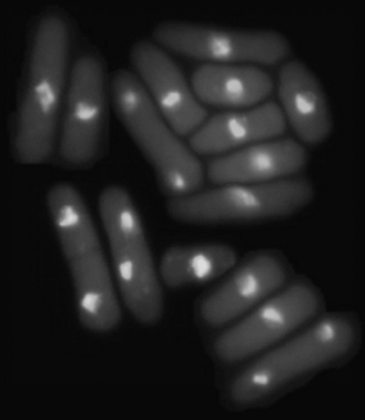
%> input picture data/yeast-cells.bmp, 365 x 420 px, shrunk from 710 x 818 before the run
$ octave threshold_localthresh_variance.m   (GNU Octave 9; MATLAB toolbox functions it lacks are replaced by stand-ins)
%> lines starting %> are read from the running program, lines starting %| are printed output that depends on the picture; in (x1, y1, x2, y2) boxes, pixels count from 0 and x2, y2 are one past the last pixel; in counts of white or black regions, pixels touching at a corner belong together; the program's own positions count from 1
clear all;
clc;
f = imread("C:/Users/zqliu/source/repos/bmp_process/data/yeast-cells.bmp");
%> f is the input picture: size 420x365 uint8; min 6, max 221, mean 33.1
g = localthresh(f,ones(3),30,2);
imshow(g,[])

function g=localthresh(f,nhood,a,b)
%> called with nhood = [1 1 1; 1 1 1; 1 1 1], a = 30, b = 2
%??????
%nhood??????
%???g=localthresh(f,ones(3),30,1.5,'global')
%?????????
f=double(f);
%> f: size 420x365 double
f2 = zeros(size(f)+2);
f2(2:size(f,1)+1,2:size(f,2)+1)=f;
SIG2 = zeros(size(f));
for ii = 1: size(f,1)
    parfor jj = 1:size(f,2)
        SIG2(ii,jj) = std2(f2(ii:ii+2,jj:jj+2));
    end
end
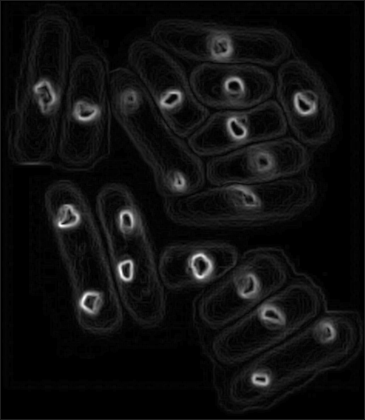
%> SIG2: size 420x365 double; min 0, max 32.03, mean 1.9; drawn with min black and max white
MEAN=mean2(f);
%> MEAN = 33.07

g=(f>a*SIG2)&(f>b*MEAN);
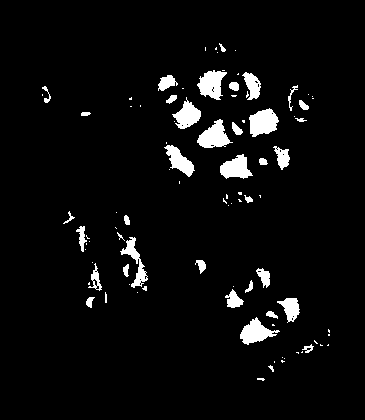
%> g: size 420x365 logical; 4.6% white; 92 white regions (54 under 20 px), largest, box (x1, y1, x2, y2) and area: (249, 108, 279, 137) 601, (197, 119, 233, 148) 575, (197, 70, 227, 100) 551
end


function J = stdfilt(I,h)
%STDFILT Local standard deviation of image.
J = images.internal.algstdfilt(I, h);
end
